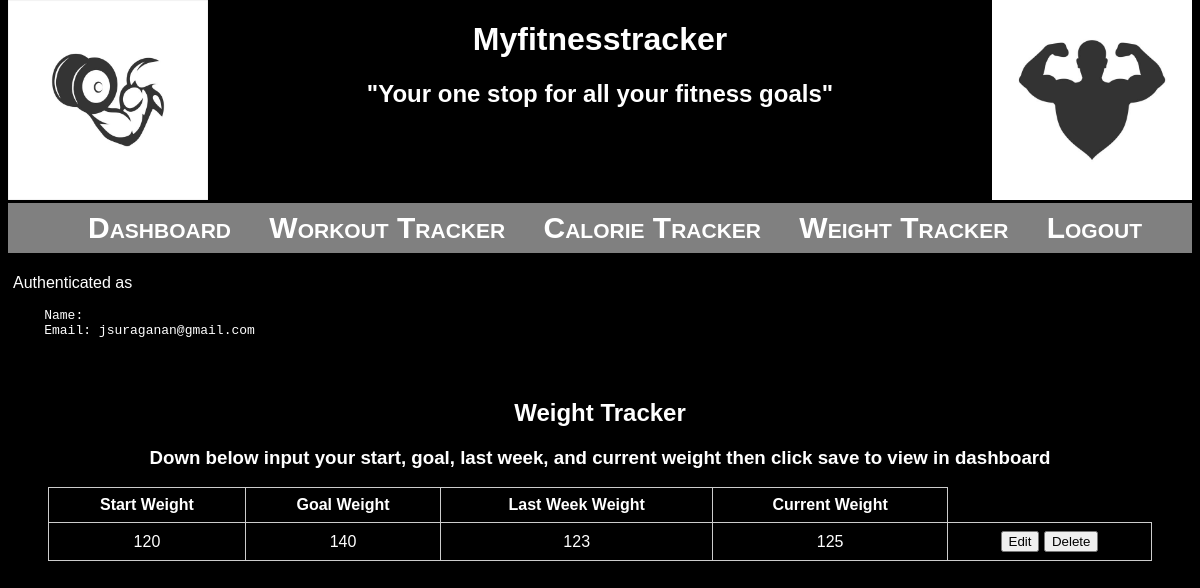
The app's page /weight/ (signed in) with its own data.
### myfitness/models.py (models this page shows)
class Weight(models.Model):
    class Meta:
        unique_together = (('user_name'),)
    user_name = models.CharField(max_length=50)
    date = models.DateField(default= date.today().strftime('%d-%m-%Y'))
    start = models.IntegerField(max_length=3)
    goal = models.IntegerField(max_length=3)
    last = models.IntegerField(max_length=3)
    current = models.IntegerField(max_length=3)

### myfitness/views.py (the view)
# urls.py: path("weight/", views.weight, name="weight"),
def weight(request):
    context = {}
    form = WeightForm()
    user = request.user.username
    weight = Weight.objects.filter(user_name=user)
    context ['form'] = form
    context ['weights'] = weight
    context ['weight_rows'] = len(weight)
    return render(request, "myfitness/weight.html", context)

### myfitness/templates/myfitness/weight.html (shortened to what this page needs)
{% extends "myfitness/auth_layout.html" %}
{% block content %}
{% if user.is_authenticated %}
<p>Authenticated as
<pre>
    Name: {{ user.get_full_name }}
    Email: {{ user.email }}
</pre>
</p>
<div class="boxes.container">
    <div class="info-workout">
        <h2>Weight Tracker</h2>
        <h3>Down below input your start, goal, last week, and current weight then click save to view in dashboard</h3>
        <div class="box">
        <form method="post" action="{% url 'weightupdate' %}">
            <table>
                <thead>
                    <tr>
                        <th>Start Weight</th>
                        <th>Goal Weight</th>
                        <th>Last Week Weight</th>
                        <th>Current Weight</th>
                    </tr>
                </thead>
                <tbody>
                    {% for weight in weights %}
                    <tr>
                        {% if form.instance.id == weight.id %}
                            {% for field in form %}
                            <td>{{ field }}</td>
                            {% endfor %}
                            <td><button name="save" value="{{ weight.id }}">Save</button></td>
                        {% else %}
                            <td>{{ weight.start }}</td>
                            <td>{{ weight.goal }}</td>
                            <td>{{ weight.last }}</td>
                            <td>{{ weight.current }}</td>
                            <td>
                                <button formnovalidate name="edit" value="{{ weight.id }}">Edit</button>
                                <button formnovalidate name="delete" value="{{ weight.id }}">Delete</button>
                            </td>
                        {% endif %}
                    </tr>
                    {% endfor %}
                </tbody>
            </table>
        </form>
    </div>
</div>
{% else %}
<p>You are not logged in</p>
<p>You can <a href="{% url 'login' %}?next={{ request.path }}">Login</a> if you like.</p>
{% endif %}
{% endblock %}

### myfitness/static/myfitness/myfitness.css (style rules this page uses)
body { background-color: black; }
.info-workout { padding: 25px; margin: 10px; text-align: center; color: white; }
table { width: 100%; border-collapse: collapse; }
th, td { border: 1px solid #ccc; padding: 8px; text-align: center; }
.box { margin-top: 10px; }

### records on screen
Weight: start "120", goal "140", last "123", current "125", {{ weight.id }} 5 (drawn)

### other values on screen
{{ user.email }} "jsuraganan@gmail.com"
